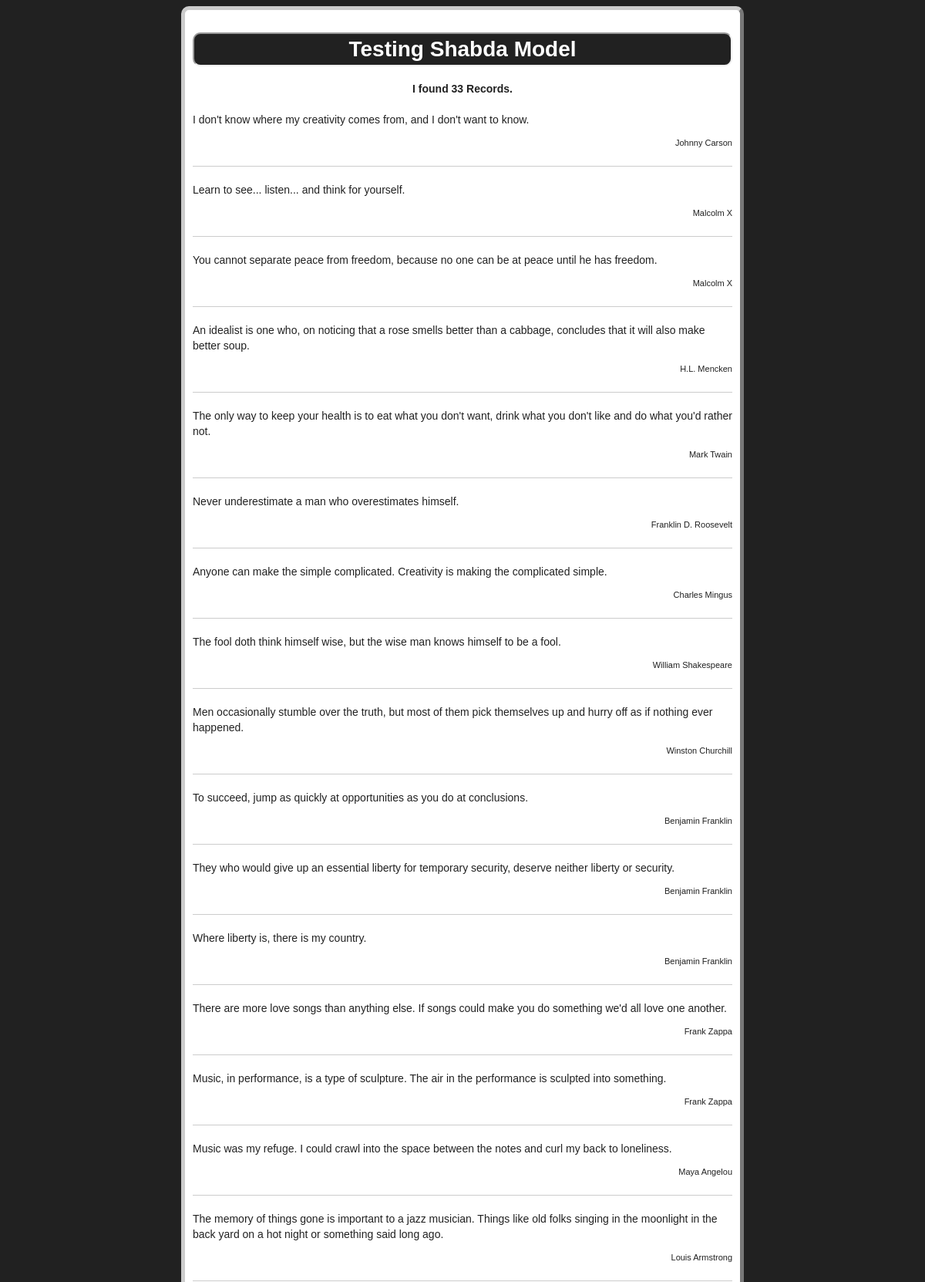
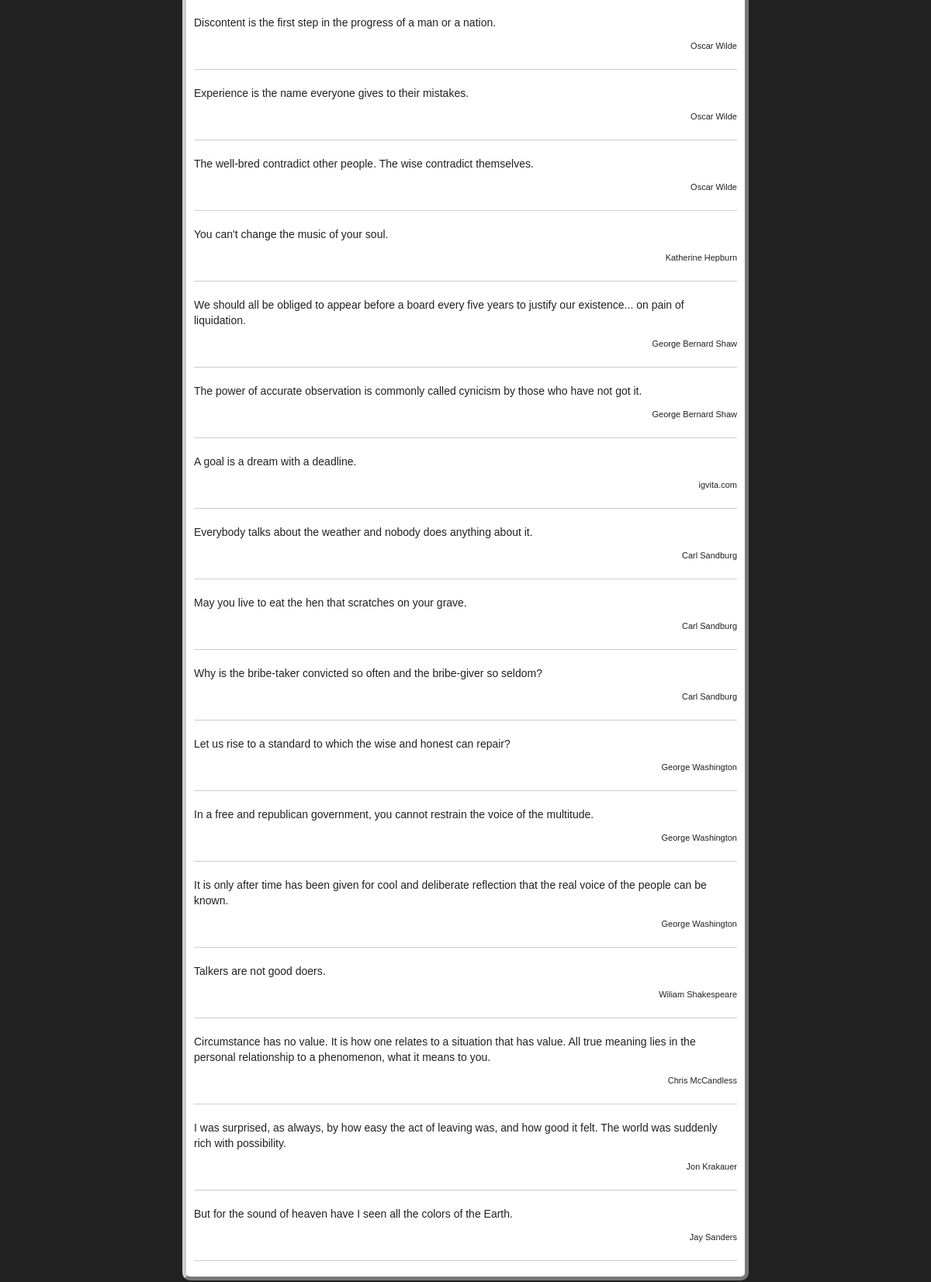
The page / on the database its author committed (2 pictures, top to bottom).
### tables this page shows
CREATE TABLE `quotes` (
  `id` int(11) unsigned NOT NULL AUTO_INCREMENT,
  `quote` text NOT NULL,
  `source` varchar(255) NOT NULL,
  `created_at` datetime NOT NULL,
  `updated_at` datetime NOT NULL,
  `views` int(11) NOT NULL DEFAULT '0',
  PRIMARY KEY (`id`)
);

### system/Factory.php (called while the page is built, shortened)
<?php
class Factory
{
  static public function Find($model, $params = null)
  {
    $sql_where = "";
    $sql_group = "";
    $sql_order = "";
    $sql_limit = "";
    $sql = "SELECT * FROM `".strtolower($model)."`".$sql_where.$sql_group.$sql_order.$sql_limit;
    $data = Factory::query($sql);
    if (@mysql_num_rows($data))
    {
      $collection = array();
      while ($results = mysql_fetch_array($data,MYSQL_ASSOC))
      {
        $object = Factory::get_model($model);
        $object->set_attributes($results);
        $collection[] = $object;
      }
    }
    if (count($collection) >= 1) return $collection;
    else return false;
  }
  static private function query($sql)
  {
    return DatabaseManager::query($sql);
  }
  static private function get_model($name)
  {
    return ModelMapper::get_model($name);
  }
}
?>

### system/DatabaseManager.php (called while the page is built, shortened)
<?php
class DatabaseManager
{
  static private $instance = null;
  static public function instance()
  {
    if (self::$instance == null)
    {
      self::$instance = new DatabaseManager();
      self::$instance->initialize();
    }
    return self::$instance;
  }
  static public function query($sql)
  {
    $db = DatabaseManager::instance();
    return $db->execute_query($sql);
  }
  private function execute_query($sql)
  {
    return mysql_query($sql);
  }
}
?>

### system/Observer.php (called while the page is built, shortened)
<?php
class SystemObserver implements Observer
{
  private function record($message)
  {
    $message = sprintf("%'.-80s", $message);
    if (strlen($message)  <= 80) $message .= "TIME: ".date('Y-m-d H:i:s', time())."....IP: ".$_SERVER['REMOTE_ADDR'];
    $handle = fopen('system.log', 'a');
  }
}
?>

### system/ModelMapper.php (called while the page is built, shortened)
<?php
class ModelMapper
{
  static private $instance = null;
  private $model_cache = array();
  static public function instance()
  {
    if (self::$instance == null)
    {
      self::$instance = new ModelMapper();
      self::$instance->initialize();
    }
    return self::$instance;
  }
  static public function get_model($name)
  {
    $mapper = ModelMapper::instance();
    return $mapper->get($name);
  }
  public function get($name)
  {
    if (class_exists($name))
    {
      if (!array_key_exists($name, $this->model_cache))
      {
        $this->model_cache[$name] = new $name;
      }
      return clone $this->model_cache[$name];
    }
  }
}
?>

### system/Model.php (called while the page is built, shortened)
<?php
class Model
{
  public $table;
  protected $properties = array();
  function __construct($id = null)
  {
    $this->table = get_class($this);
    $this->define_model();
  }
  private function define_model()
  {
    if (!$this->properties)
    {
      $sql = "SHOW FIELDS FROM `".$this->table."`";
      $data = $this->query($sql);
      if (mysql_num_rows($data))
      {
        while ($results = mysql_fetch_array($data,MYSQL_ASSOC))
        {
          $this->properties[$results['Field']] = "";
        }
      }
      else Errors::system_error('MODEL: Table '.$this->table.' does not exist.');
    }
  }
  public function set_value($att,$value)
  {
    $this->properties[$att] = trim(stripslashes($value));
  }
  public function __get($label)
  {
    return array_key_exists($label, $this->properties) ? $this->properties[$label] : false;
  }
  protected function query($sql)
  {
    return DatabaseManager::query($sql);
  }
}
?>

### index.php (the view, shortened to what this page needs)
<?php
$models = Factory::Find('quotes');
$output = '
<h1>Testing Shabda Model</h1>
<div class="pageInfo">I found '.count($models).' Records.</div>';
if ($models) foreach($models as $quote)
{
	$output .= '
<div class="quote">
'.$quote->quote.'
<div class="source">'.$quote->source.'</div>
</div>';
}
?>
<!DOCTYPE HTML PUBLIC "-//W3C//DTD HTML 4.01 Transitional//EN">
<html>
	<head>
	</head>
	<body>
	<div id="master">
		<?php echo $output; ?>
	</div>
  </body>
</html>

### index.php (style rules this page uses)
body { color: white; background-color: #212121; line-height: 20px; font-size: 14px; font-family: Verdana, Arial, sans-serif; }
h1 { border-width: 2px; border-style: inset; color: white; background-color: #212121; text-align: center; padding: 10px; -moz-border-radius: 10px; -webkit-border-radius: 10px; border-radius: 10px; }
#master { border-color: #ccc; border-width: 5px; border-style: outset; color: #212121; background-color: white; width: 700px; margin: 0 auto; padding: 10px; -moz-border-radius: 10px; -webkit-border-radius: 10px; border-radius: 10px; }
.pageInfo { text-align: center; font-weight: bold; }
.quote { padding: 10px 0; margin: 10px 0; border-bottom: solid 1px #ccc; }
.source { text-align: right; font-size: 11px; margin: 10px 0; }

### rows shown on the page
quotes: quote "I don't know where my creativity comes from, and I don't want to know.", source "Johnny Carson"
quotes: quote "Learn to see... listen... and think for yourself.", source "Malcolm X"
quotes: quote "You cannot separate peace from freedom, because no one can be at peace until he has freedom.", source "Malcolm X"
quotes: quote "An idealist is one who, on noticing that a rose smells better than a cabbage, concludes that it will also make better soup.", source "H.L. Mencken"
quotes: quote "The only way to keep your health is to eat what you don't want, drink what you don't like and do what you'd rather not.", source "Mark Twain"
quotes: quote "Never underestimate a man who overestimates himself.", source "Franklin D. Roosevelt"
quotes: quote "Anyone can make the simple complicated. Creativity is making the complicated simple.", source "Charles Mingus"
quotes: quote "The fool doth think himself wise, but the wise man knows himself to be a fool.", source "William Shakespeare"
quotes: quote "Men occasionally stumble over the truth, but most of them pick themselves up and hurry off as if nothing ever happened.", source "Winston Churchill"
quotes: quote "To succeed, jump as quickly at opportunities as you do at conclusions.", source "Benjamin Franklin"
quotes: quote "They who would give up an essential liberty for temporary security, deserve neither liberty or security.", source "Benjamin Franklin"
quotes: quote "Where liberty is, there is my country.", source "Benjamin Franklin"
quotes: quote "There are more love songs than anything else. If songs could make you do something we'd all love one another.", source "Frank Zappa"
quotes: quote "Music, in performance, is a type of sculpture. The air in the performance is sculpted into something.", source "Frank Zappa"
quotes: quote "Music was my refuge. I could crawl into the space between the notes and curl my back to loneliness.", source "Maya Angelou"
quotes: quote "The memory of things gone is important to a jazz musician. Things like old folks singing in the moonlight in the back yard on a hot night or something said long ago.", source "Louis Armstrong"
quotes: quote "Discontent is the first step in the progress of a man or a nation.", source "Oscar Wilde"
quotes: quote "Experience is the name everyone gives to their mistakes.", source "Oscar Wilde"
quotes: quote "The well-bred contradict other people. The wise contradict themselves.", source "Oscar Wilde"
quotes: quote "You can't change the music of your soul.", source "Katherine Hepburn"
quotes: quote "We should all be obliged to appear before a board every five years to justify our existence... on pain of liquidation.", source "George Bernard Shaw"
quotes: quote "The power of accurate observation is commonly called cynicism by those who have not got it.", source "George Bernard Shaw"
quotes: quote "A goal is a dream with a deadline.", source "igvita.com"
quotes: quote "Everybody talks about the weather and nobody does anything about it.", source "Carl Sandburg"
quotes: quote "May you live to eat the hen that scratches on your grave.", source "Carl Sandburg"
quotes: quote "Why is the bribe-taker convicted so often and the bribe-giver so seldom?", source "Carl Sandburg"
quotes: quote "Let us rise to a standard to which the wise and honest can repair?", source "George Washington"
quotes: quote "In a free and republican government, you cannot restrain the voice of the multitude.", source "George Washington"
quotes: quote "It is only after time has been given for cool and deliberate reflection that the real voice of the people can be known.", source "George Washington"
quotes: quote "Talkers are not good doers.", source "Wiliam Shakespeare"
quotes: quote "Circumstance has no value. It is how one relates to a situation that has value. All true meaning lies in the personal relationship to a phenomenon, what it means to you.", source "Chris McCandless"
quotes: quote "I was surprised, as always, by how easy the act of leaving was, and how good it felt. The world was suddenly rich with possibility.", source "Jon Krakauer"
quotes: quote "But for the sound of heaven have I seen all the colors of the Earth.", source "Jay Sanders"

### other values the page prints
count($models) "33"
